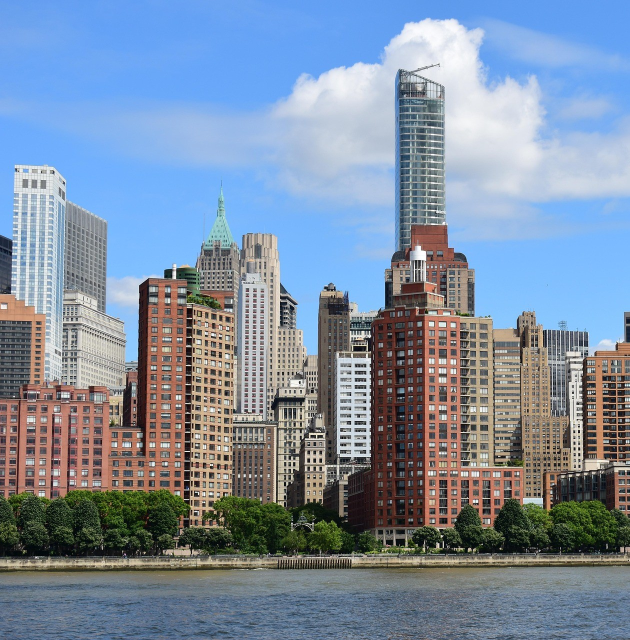
#> input picture data/image1.jpg, 1259 x 1280 px (shown at 1/2 size)
$ python evaluate.py
#> lines starting #> are read from the running program, lines starting #| are printed output that depends on the picture
import cv2
import numpy as np
import os
import time

def calculate_rmse(src_pts, dst_pts, H):
    """
    Calculates the Root Mean Square Error (Reprojection Error) of inliers.
    """
    # Warp src_pts using H
    warped_src_pts = cv2.perspectiveTransform(src_pts, H)

    # Calculate Euclidean distance between warped points and actual dst_pts
    errors = np.linalg.norm(warped_src_pts - dst_pts, axis=2)

    # RMSE
    rmse = np.sqrt(np.mean(errors ** 2))
    return rmse

def main():
    print("Starting M3 Evaluation Script...")
    start_time = time.time()

    base_dir = os.path.dirname(os.path.dirname(os.path.abspath(__file__)))
    data_dir = os.path.join(base_dir, 'data')

    img1_path = os.path.join(data_dir, 'image1.jpg')
    img2_path = os.path.join(data_dir, 'image2.jpg')

    img1 = cv2.imread(img1_path)
#> img1 is the input picture: shape (1280, 1259, 3); mean B, G, R 161.7, 141.5, 125.3
    img2 = cv2.imread(img2_path)
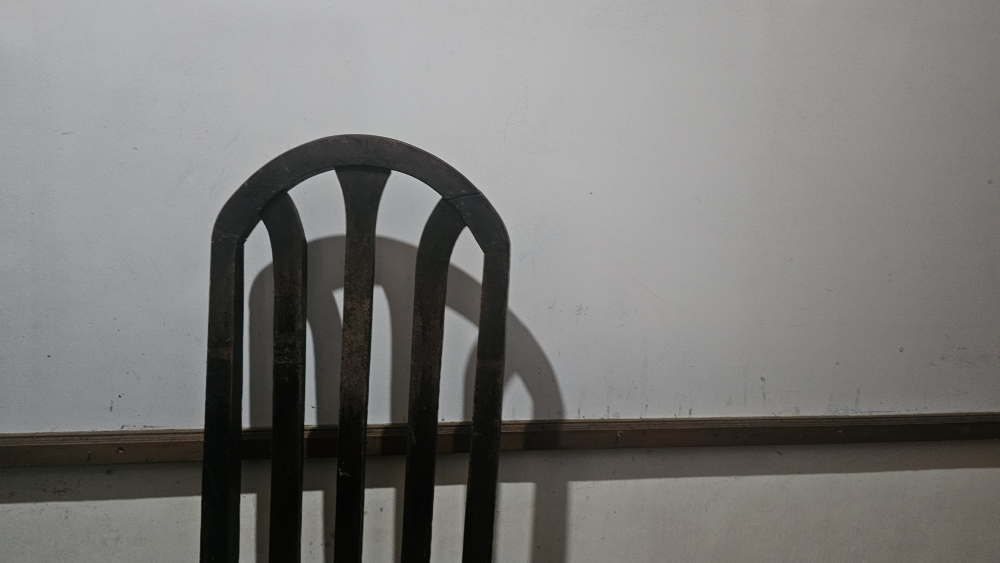
#> input picture data/image2.jpg, 4000 x 2252 px (shown at 1/4 size)
#> img2 is the input picture: shape (2252, 4000, 3); mean B, G, R 119.9, 121.7, 122.4

    # Resize
    h, w = img1.shape[:2]
#> h = 1280; w = 1259
    ratio = 600 / h
#> ratio = 0.469
    img1 = cv2.resize(img1, (int(w * ratio), 600))
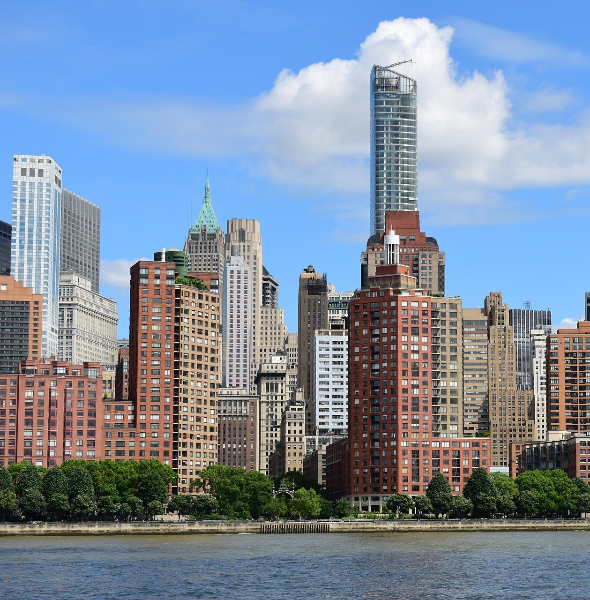
#> img1: shape (600, 590, 3); mean B, G, R 161.6, 141.4, 125.2
    h, w = img2.shape[:2]
#> h = 2252; w = 4000
    ratio = 600 / h
#> ratio = 0.266
    img2 = cv2.resize(img2, (int(w * ratio), 600))
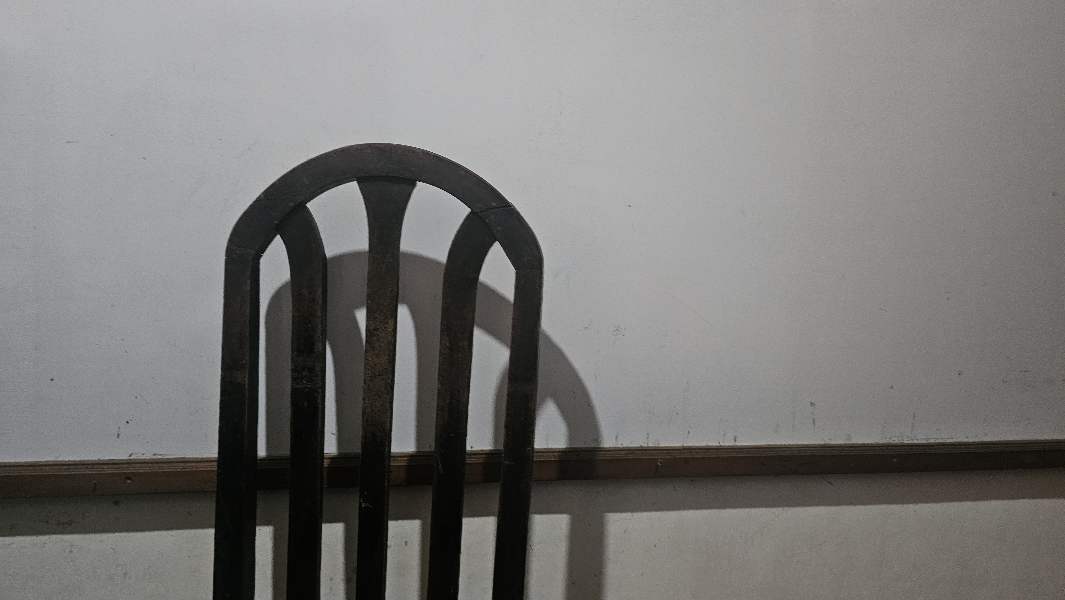
#> img2: shape (600, 1065, 3); mean B, G, R 119.8, 121.5, 122.3

    h1, w1 = img1.shape[:2]
#> h1 = 600; w1 = 590
    h2, w2 = img2.shape[:2]
#> h2 = 600; w2 = 1065

    roi1 = img1[:, w1 - int(w1*0.4):]
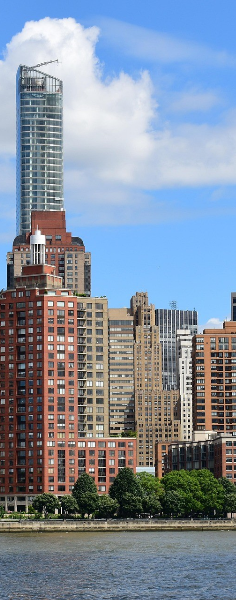
#> roi1: shape (600, 236, 3); mean B, G, R 158, 141.8, 129.5
    roi2 = img2[:, :int(w2*0.4)]
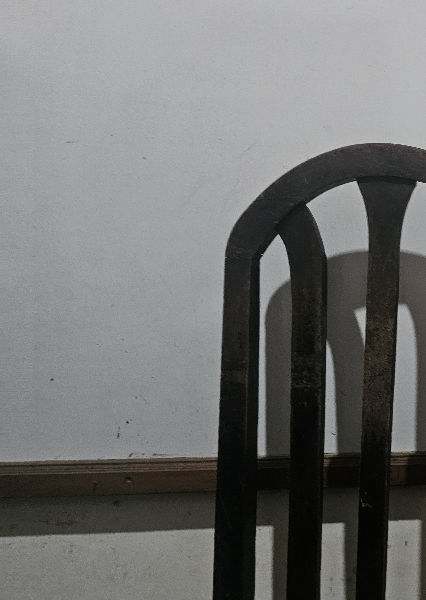
#> roi2: shape (600, 426, 3); mean B, G, R 115, 115.6, 115

    orb = cv2.ORB_create(nfeatures=3000)
    kp1, des1 = orb.detectAndCompute(cv2.cvtColor(roi1, cv2.COLOR_BGR2GRAY), None)
#> kp1 = 2452 keypoints; strongest (x, y, size): (38, 244, 31), (189, 385, 31), (35, 244, 31), (40, 244, 31)
    kp2, des2 = orb.detectAndCompute(cv2.cvtColor(roi2, cv2.COLOR_BGR2GRAY), None)
#> kp2 = 441 keypoints; strongest (x, y, size): (278, 236, 31), (308, 204, 31), (355, 182, 31), (278, 237, 53.6)

    bf = cv2.BFMatcher(cv2.NORM_HAMMING, crossCheck=False)
    matches = bf.knnMatch(des1, des2, k=2)
#> matches = 2452 matches

    good = []
    for m, n in matches:
        if m.distance < 0.75 * n.distance:
            good.append(m)
#> after the loop, good = 7 matches

    # Shift coordinates
    src_pts = []
    dst_pts = []
    for m in good:
        src_pt = kp2[m.trainIdx].pt
        dst_pt = (kp1[m.queryIdx].pt[0] + (w1 - int(w1*0.4)), kp1[m.queryIdx].pt[1])
        src_pts.append(src_pt)
        dst_pts.append(dst_pt)
#> this loop made 7 passes
#> (src_pt, dst_pt) on passes 1 to 7: ((332.4, 433.2), (542.4, 426)), ((334.1, 429.1), (542.4, 420)), ((337, 452), (500.4, 458.4)), ((309, 325), (411.6, 327.6)), ((51.84, 378.7), (414.5, 80.64)), ((369, 290), (411, 112.3)), ((356, 311), (411, 311))
#> after the loop, dst_pts = [(542.4, 426), (542.4, 420), (500.4, 458.4), (411.6, 327.6), (414.5, 80.64), (411, 112.3), (411, 311)]; src_pts = [(332.4, 433.2), (334.1, 429.1), (337, 452), (309, 325), (51.84, 378.7), (369, 290), (356, 311)]

    src_pts = np.float32(src_pts).reshape(-1, 1, 2)
#> src_pts = [[332.4, 433.2], [334.1, 429.1], [337, 452], [309, 325], [51.84, 378.7], [369, 290], [356, 311]]
    dst_pts = np.float32(dst_pts).reshape(-1, 1, 2)
#> dst_pts = [[542.4, 426], [542.4, 420], [500.4, 458.4], [411.6, 327.6], [414.5, 80.64], [411, 112.3], [411, 311]]

    H, mask = cv2.findHomography(src_pts, dst_pts, cv2.RANSAC, 5.0)
#> H = [[-1.33, -1.13, 783.6], [0.696, -0.56, -103.4], [-0.00157, -0.00172, 1]]; mask = [1, 1, 0, 0, 0, 1, 1]

    end_time = time.time()

    if H is not None:
        inliers_mask = mask.ravel() == 1
#> inliers_mask = [True, True, False, False, False, True, True]
        inlier_src = src_pts[inliers_mask]
#> inlier_src = [[332.4, 433.2], [334.1, 429.1], [369, 290], [356, 311]]
        inlier_dst = dst_pts[inliers_mask]
#> inlier_dst = [[542.4, 426], [542.4, 420], [411, 112.3], [411, 311]]

        inlier_ratio = (np.sum(mask) / len(good)) * 100
#> inlier_ratio = 57.14
        rmse = calculate_rmse(inlier_src, inlier_dst, H)
#> in calculate_rmse, `warped_src_pts = cv2.perspectiveTransform(src_pts, H)`: warped_src_pts has the same summary as inlier_dst in main
#> in calculate_rmse, `errors = np.linalg.norm(warped_src_pts - dst_pts, axis=2)`: errors = [0, 0, 0, 0]
#> in calculate_rmse, `rmse = np.sqrt(np.mean(errors ** 2))`: rmse = 0
#> rmse = 0

        print(f"\n--- PRELIMINARY EVALUATION METRICS ---")
        print(f"Total Features (Img1): {len(kp1)}")
#| Total Features (Img1): 2452
        print(f"Total Features (Img2): {len(kp2)}")
#| Total Features (Img2): 441
        print(f"Total Matches (Lowe's): {len(good)}")
#| Total Matches (Lowe's): 7
        print(f"RANSAC Inliers: {np.sum(mask)} ({inlier_ratio:.2f}%)")
#| RANSAC Inliers: 4 (57.14%)
        print(f"Reprojection Error (RMSE): {rmse:.4f} pixels")
#| Reprojection Error (RMSE): 0.0000 pixels
        print(f"Execution Time: {(end_time - start_time):.4f} seconds")
        print("--------------------------------------\n")
    else:
        print("Failed to compute homography.")

if __name__ == "__main__":
    main()
